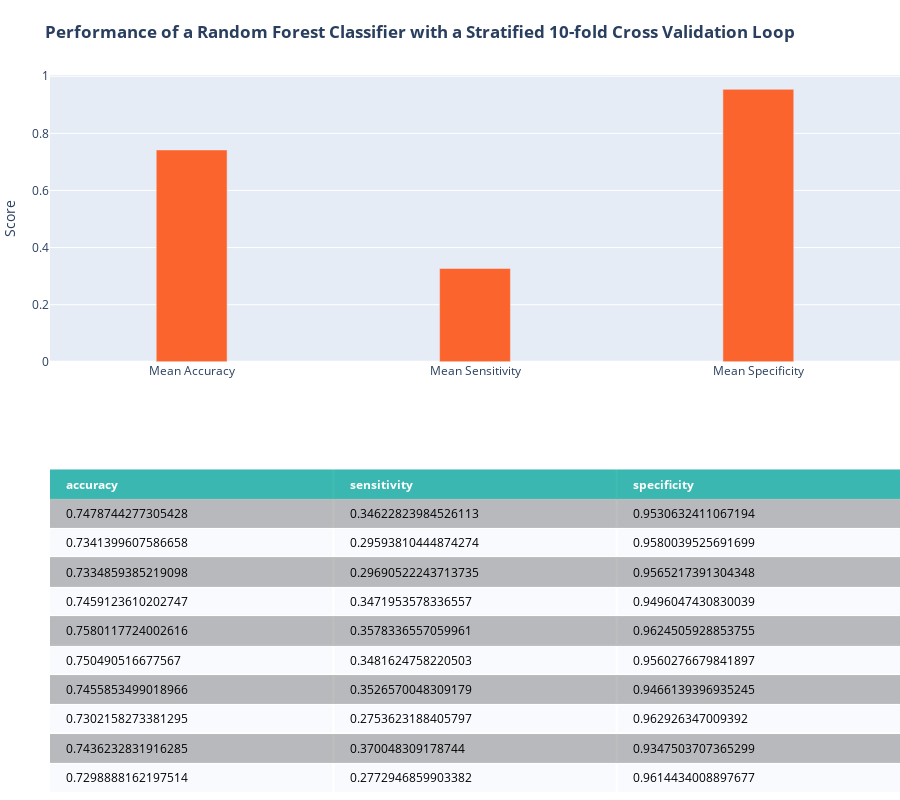

The cell this chart's notebook holds for it:
### Markdown cell above
#### Random Forest

### Code cell
### random forest model with the stratified 10-fold cross validation loop
cellTitle = '<b>Performance of a Random Forest Classifier with a Stratified 10-fold Cross Validation Loop</b>'
from turtle import title
from sklearn.ensemble import RandomForestClassifier
from sklearn.metrics import confusion_matrix

# random forest takes in sparse matrices, so we will convert X into a matrix using scipy
X_mat = scipy.sparse.coo_matrix(X)
X_mat = X_mat.tocsr()

rfcScore = []
rf_clf = RandomForestClassifier(max_depth=10, random_state=1024,n_jobs=-1)
for train,test in skf.split(X_mat,y):
    rf_clf.fit(X_mat[train],y.values.ravel()[train])
    y_hat = rf_clf.predict(X_mat[test])
    
    cm = confusion_matrix(y.loc[test],y_hat, labels=[1,0])
    rfcScore.append({'accuracy':(cm[0,0]+cm[1,1])/sum(cm.ravel()),
                'sensitivity':cm[0,0]/(cm[0,0]+cm[0,1]),
                'specificity':cm[1,1]/(cm[1,1]+cm[1,0])})
rfcScore = pd.DataFrame(rfcScore)
#print(score)
#print('mean accuracy: ',score['accuracy'].mean(),
#     '\nmean sensitivity: ',score['sensitivity'].mean(),
#     '\nmean specificity: ',score['specificity'].mean())

rfFig = plotMetrics(rfcScore, cellTitle)
rfFig.show()

### Figure 1 — Plotly figure (JSON) as saved in the notebook; plotly's stock layout.template omitted (floating-point values rounded to 4 significant figures)
{"data": [{"colorscale": [[0, "#00A699"], [0.5, "#a9a9a9"], [1, "#ffffff"]], "hoverinfo": "none", "opacity": 0.75, "showscale": false, "type": "heatmap", "z": [[0, 0, 0], [0.5, 0.5, 0.5], [1, 1, 1], [0.5, 0.5, 0.5], [1, 1, 1], [0.5, 0.5, 0.5], [1, 1, 1], [0.5, 0.5, 0.5], [1, 1, 1], [0.5, 0.5, 0.5], [1, 1, 1]]}, {"marker": {"color": "#FC642D"}, "type": "bar", "width": 0.25, "x": ["Mean Accuracy", "Mean Sensitivity", "Mean Specificity"], "xaxis": "x2", "y": [0.7419, 0.3268, 0.9541], "yaxis": "y2"}], "layout": {"annotations": [{"align": "left", "font": {"color": "#ffffff"}, "showarrow": false, "text": "<b>accuracy</b>", "x": -0.45, "xanchor": "left", "xref": "x", "y": 0, "yref": "y"}, {"align": "left", "font": {"color": "#ffffff"}, "showarrow": false, "text": "<b>sensitivity</b>", "x": 0.55, "xanchor": "left", "xref": "x", "y": 0, "yref": "y"}, {"align": "left", "font": {"color": "#ffffff"}, "showarrow": false, "text": "<b>specificity</b>", "x": 1.55, "xanchor": "left", "xref": "x", "y": 0, "yref": "y"}, {"align": "left", "font": {"color": "#000000"}, "showarrow": false, "text": "0.7478744277305428", "x": -0.45, "xanchor": "left", "xref": "x", "y": 1, "yref": "y"}, {"align": "left", "font": {"color": "#000000"}, "showarrow": false, "text": "0.34622823984526113", "x": 0.55, "xanchor": "left", "xref": "x", "y": 1, "yref": "y"}, {"align": "left", "font": {"color": "#000000"}, "showarrow": false, "text": "0.9530632411067194", "x": 1.55, "xanchor": "left", "xref": "x", "y": 1, "yref": "y"}, {"align": "left", "font": {"color": "#000000"}, "showarrow": false, "text": "0.7341399607586658", "x": -0.45, "xanchor": "left", "xref": "x", "y": 2, "yref": "y"}, {"align": "left", "font": {"color": "#000000"}, "showarrow": false, "text": "0.29593810444874274", "x": 0.55, "xanchor": "left", "xref": "x", "y": 2, "yref": "y"}, {"align": "left", "font": {"color": "#000000"}, "showarrow": false, "text": "0.9580039525691699", "x": 1.55, "xanchor": "left", "xref": "x", "y": 2, "yref": "y"}, {"align": "left", "font": {"color": "#000000"}, "showarrow": false, "text": "0.7334859385219098", "x": -0.45, "xanchor": "left", "xref": "x", "y": 3, "yref": "y"}, {"align": "left", "font": {"color": "#000000"}, "showarrow": false, "text": "0.29690522243713735", "x": 0.55, "xanchor": "left", "xref": "x", "y": 3, "yref": "y"}, {"align": "left", "font": {"color": "#000000"}, "showarrow": false, "text": "0.9565217391304348", "x": 1.55, "xanchor": "left", "xref": "x", "y": 3, "yref": "y"}, {"align": "left", "font": {"color": "#000000"}, "showarrow": false, "text": "0.7459123610202747", "x": -0.45, "xanchor": "left", "xref": "x", "y": 4, "yref": "y"}, {"align": "left", "font": {"color": "#000000"}, "showarrow": false, "text": "0.3471953578336557", "x": 0.55, "xanchor": "left", "xref": "x", "y": 4, "yref": "y"}, {"align": "left", "font": {"color": "#000000"}, "showarrow": false, "text": "0.9496047430830039", "x": 1.55, "xanchor": "left", "xref": "x", "y": 4, "yref": "y"}, {"align": "left", "font": {"color": "#000000"}, "showarrow": false, "text": "0.7580117724002616", "x": -0.45, "xanchor": "left", "xref": "x", "y": 5, "yref": "y"}, {"align": "left", "font": {"color": "#000000"}, "showarrow": false, "text": "0.3578336557059961", "x": 0.55, "xanchor": "left", "xref": "x", "y": 5, "yref": "y"}, {"align": "left", "font": {"color": "#000000"}, "showarrow": false, "text": "0.9624505928853755", "x": 1.55, "xanchor": "left", "xref": "x", "y": 5, "yref": "y"}, {"align": "left", "font": {"color": "#000000"}, "showarrow": false, "text": "0.750490516677567", "x": -0.45, "xanchor": "left", "xref": "x", "y": 6, "yref": "y"}, {"align": "left", "font": {"color": "#000000"}, "showarrow": false, "text": "0.3481624758220503", "x": 0.55, "xanchor": "left", "xref": "x", "y": 6, "yref": "y"}, {"align": "left", "font": {"color": "#000000"}, "showarrow": false, "text": "0.9560276679841897", "x": 1.55, "xanchor": "left", "xref": "x", "y": 6, "yref": "y"}, {"align": "left", "font": {"color": "#000000"}, "showarrow": false, "text": "0.7455853499018966", "x": -0.45, "xanchor": "left", "xref": "x", "y": 7, "yref": "y"}, {"align": "left", "font": {"color": "#000000"}, "showarrow": false, "text": "0.3526570048309179", "x": 0.55, "xanchor": "left", "xref": "x", "y": 7, "yref": "y"}, {"align": "left", "font": {"color": "#000000"}, "showarrow": false, "text": "0.9466139396935245", "x": 1.55, "xanchor": "left", "xref": "x", "y": 7, "yref": "y"}, {"align": "left", "font": {"color": "#000000"}, "showarrow": false, "text": "0.7302158273381295", "x": -0.45, "xanchor": "left", "xref": "x", "y": 8, "yref": "y"}, {"align": "left", "font": {"color": "#000000"}, "showarrow": false, "text": "0.2753623188405797", "x": 0.55, "xanchor": "left", "xref": "x", "y": 8, "yref": "y"}, {"align": "left", "font": {"color": "#000000"}, "showarrow": false, "text": "0.962926347009392", "x": 1.55, "xanchor": "left", "xref": "x", "y": 8, "yref": "y"}, {"align": "left", "font": {"color": "#000000"}, "showarrow": false, "text": "0.7436232831916285", "x": -0.45, "xanchor": "left", "xref": "x", "y": 9, "yref": "y"}, {"align": "left", "font": {"color": "#000000"}, "showarrow": false, "text": "0.370048309178744", "x": 0.55, "xanchor": "left", "xref": "x", "y": 9, "yref": "y"}, {"align": "left", "font": {"color": "#000000"}, "showarrow": false, "text": "0.9347503707365299", "x": 1.55, "xanchor": "left", "xref": "x", "y": 9, "yref": "y"}, {"align": "left", "font": {"color": "#000000"}, "showarrow": false, "text": "0.7298888162197514", "x": -0.45, "xanchor": "left", "xref": "x", "y": 10, "yref": "y"}, {"align": "left", "font": {"color": "#000000"}, "showarrow": false, "text": "0.2772946859903382", "x": 0.55, "xanchor": "left", "xref": "x", "y": 10, "yref": "y"}, {"align": "left", "font": {"color": "#000000"}, "showarrow": false, "text": "0.9614434008897677", "x": 1.55, "xanchor": "left", "xref": "x", "y": 10, "yref": "y"}], "height": 800, "margin": {"b": 0, "l": 50, "r": 0, "t": 75}, "title": {"text": "<b>Performance of a Random Forest Classifier with a Stratified 10-fold Cross Validation Loop</b>"}, "xaxis": {"dtick": 1, "gridwidth": 2, "showticklabels": false, "tick0": -0.5, "ticks": "", "zeroline": false}, "xaxis2": {"anchor": "y2"}, "yaxis": {"autorange": "reversed", "domain": [0, 0.45], "dtick": 1, "gridwidth": 2, "showticklabels": false, "tick0": 0.5, "ticks": "", "zeroline": false}, "yaxis2": {"anchor": "x2", "domain": [0.6, 1], "title": {"text": "Score"}}}}
